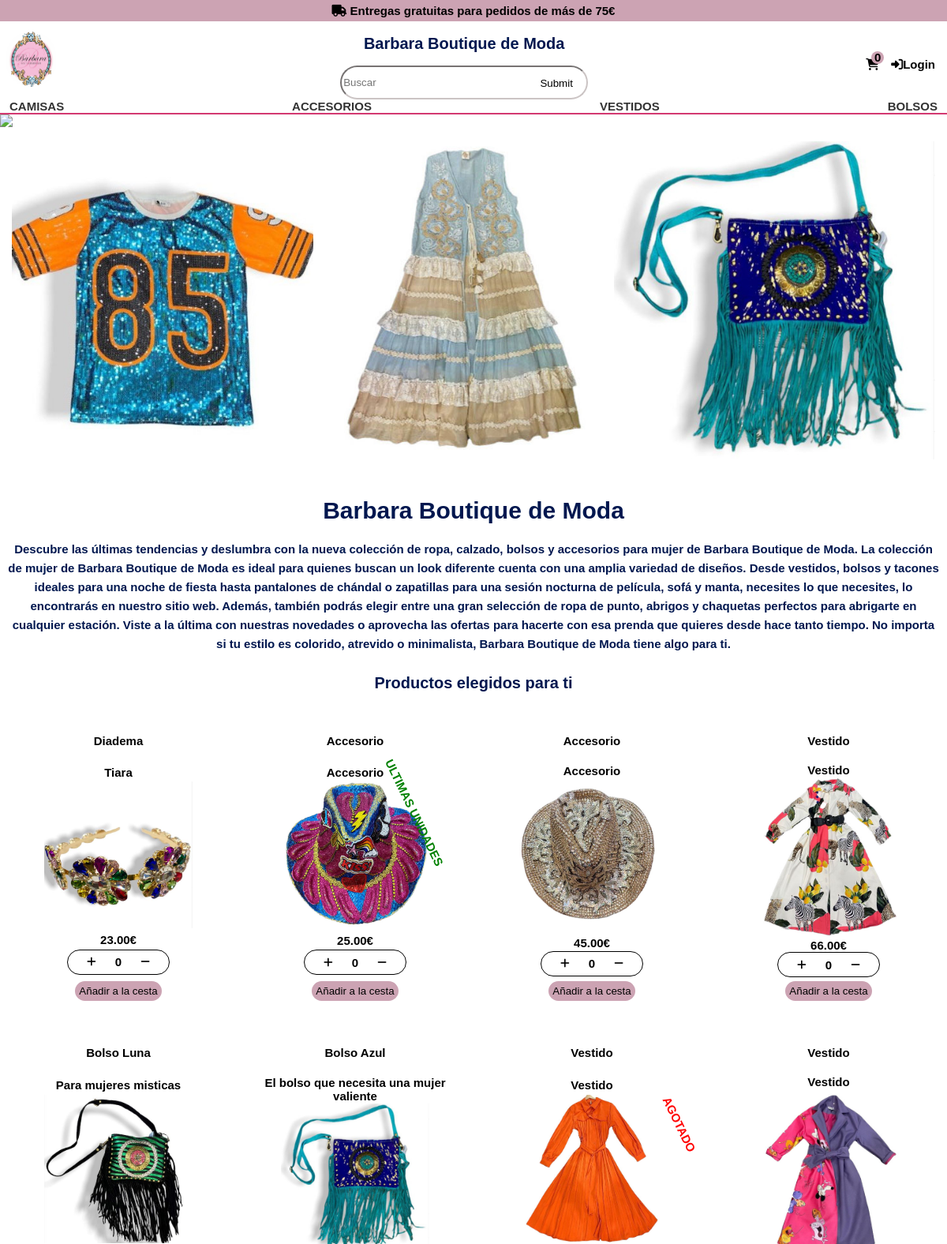
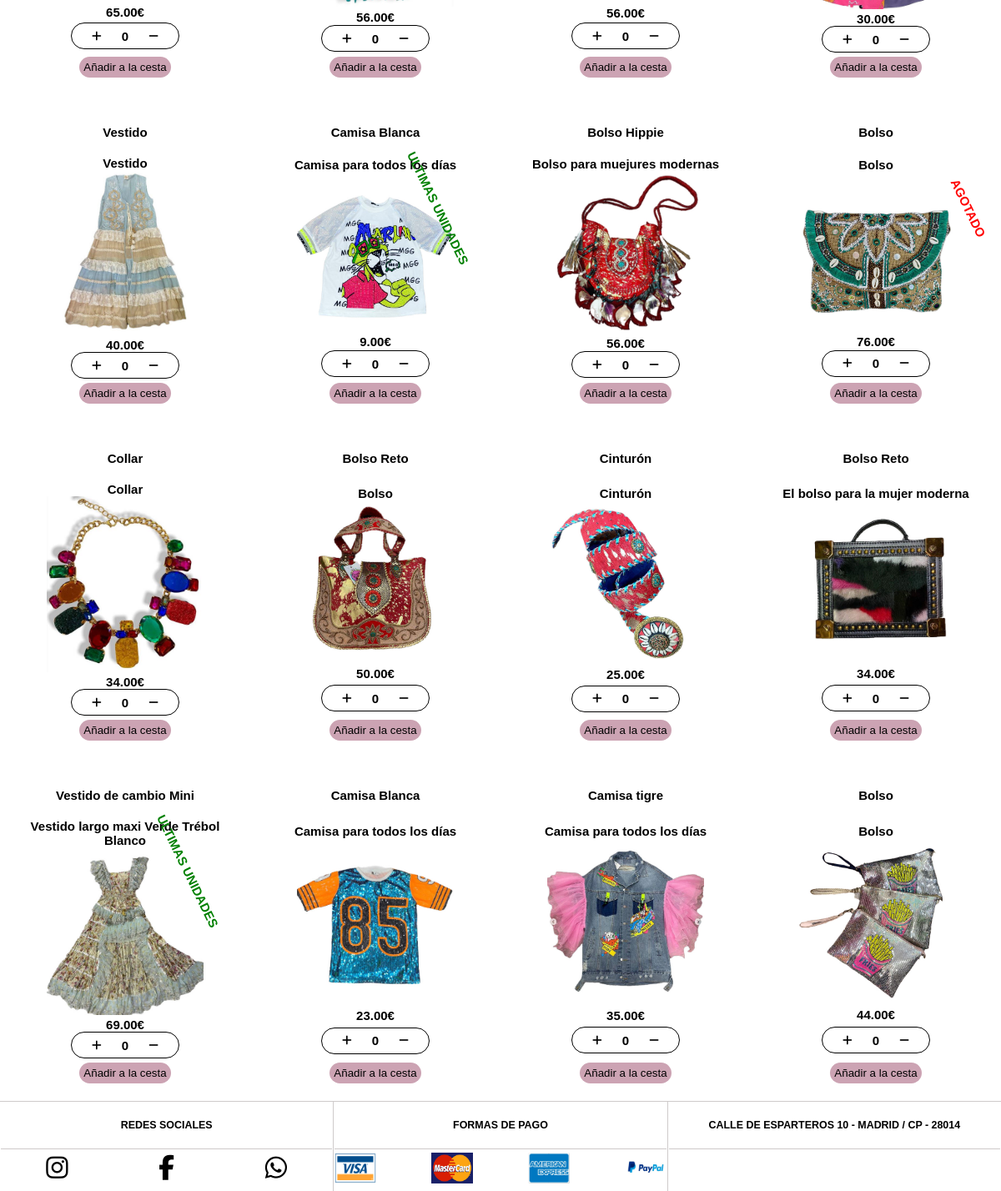
The page / on the database its author committed (2 pictures, top to bottom).
### tables this page shows
CREATE TABLE `producto` (
  `id_producto` int NOT NULL AUTO_INCREMENT,
  `nombre` varchar(30) DEFAULT NULL,
  `titulo` varchar(100) DEFAULT NULL,
  `precio` decimal(5,2) DEFAULT NULL,
  `descripcion` varchar(700) DEFAULT NULL,
  `imagen_producto` varchar(150) DEFAULT NULL,
  `categorias_id` int DEFAULT NULL,
  `cantidad` int DEFAULT NULL,
  PRIMARY KEY (`id_producto`)
);

### php/config/conexion.php (called while the page is built)
<?php
    function conectarse_parampdo($bd){
    $servername = "localhost";
    $username = "root";
    $password = "root";
    try {
        $conect = new PDO("mysql:host=$servername;dbname=$bd", $username, $password);
      $conect->setAttribute(PDO::ATTR_ERRMODE, PDO::ERRMODE_EXCEPTION);
    } catch(PDOException $e) {
        $conect->rollback();
        echo "la conexion ha fallado". $e->getMessage();
        exit;
  }
     return $conect;
  }
?>

### php/controlador/productosRandom.php (called while the page is built)
<?php
require_once(__DIR__."/../modelo/modeloMetodoProductos.php");
    $productos = new modeloProductos();
    $productosRandom = $productos->buscarProductosRandom();
?>

### php/modelo/modeloMetodoProductos.php (called while the page is built, shortened)
<?php
require_once ($_SERVER['DOCUMENT_ROOT']."/dashboard/TiendaOnlineTFG/php/config/conexion.php");
class modeloProductos {
    public function __construct() {
        $this->productoDevuelto = array();
        $this->dbh = conectarse_parampdo("formulariotienda");
    }
    public function buscarProductosRandom(){
        $stmt=$this->dbh-> prepare('SELECT * FROM producto order by RAND() LIMIT 20');
        $stmt->execute();
        $row= $stmt->fetchAll(PDO::FETCH_OBJ);
        if (!empty($row)){
            foreach ($row as $res)
        {
            $this->productoDevuelto[]=$res;
        }
            return $this->productoDevuelto;
            $this->dbh=null;
        }
    }
}
?>

### index.php (the view, shortened to what this page needs)
<!DOCTYPE html>
<html lang="en">
  <head>
    <link rel="stylesheet" href="css/estilos.css" />
  </head>
  <body>
  <div class="container">
  <?php include ($_SERVER['DOCUMENT_ROOT']."/dashboard/TiendaOnlineTFG/php/controlador/header.php"); ?>
    <section>
        <div>
          <div class="portada">
            <img src="" id="imagen">
          </div>
          <div class="seccion">
            <div class="producto_1">
              <a href="/dashboard/TiendaOnlineTFG/php/controlador/camisas.php"><img src="img/4416camisa04.jpg" /></a>
            </div>
            <div class="producto_2">
              <a href="/dashboard/TiendaOnlineTFG/php/controlador/vestidos.php"><img src="img/vestido07.jpg" /></a>
            </div>
            <div class="producto_3">
              <a href="/dashboard/TiendaOnlineTFG/php/controlador/bolsos.php"><img src="img/bolso04.jpg" /></a>
            </div>
        </div>
        <div class="informacionBarbara" >
        <h1>Barbara Boutique de Moda</h1>
        <p>Descubre las últimas tendencias y deslumbra con la nueva colección de ropa, calzado,
          bolsos y accesorios para mujer de Barbara Boutique de Moda. La colección de mujer de
          Barbara Boutique de Moda es ideal para quienes buscan un look diferente cuenta con una
          amplia variedad de diseños. Desde vestidos, bolsos y tacones ideales para una noche de
          fiesta hasta pantalones de chándal o zapatillas para una sesión nocturna de película,
          sofá y manta, necesites lo que necesites, lo encontrarás en nuestro sitio web. Además,
          también podrás elegir entre una gran selección de ropa de punto, abrigos y chaquetas
          perfectos para abrigarte en cualquier estación. Viste a la última con nuestras novedades
          o aprovecha las ofertas para hacerte con esa prenda que quieres desde hace tanto tiempo.
          No importa si tu estilo es colorido, atrevido o minimalista, Barbara Boutique de Moda tiene algo para ti.</p>
        </div>
      </section>
        <h2>Productos elegidos para ti</h2>
      <section class="productosRandom" >
          <?php include ($_SERVER['DOCUMENT_ROOT']."/dashboard/TiendaOnlineTFG/php/controlador/productosRandom.php");
            foreach($productosRandom as $dato) {
              $ExisteProductoEnCesta = isset($_SESSION['cesta'][$dato->id_producto]);
          ?>
          <div>
            <h4><?php echo $dato->nombre; ?></h4>
            <p><?php echo $dato->titulo; ?></p>
            <div>
              <a href="php/controlador/accesoriosDetalles.php?producto=<?php echo $dato->id_producto; ?>"><img src="img/<?php echo $dato->imagen_producto; ?>"/></a>
            </div>
            <p><?php echo $dato->precio; ?>€</p>
            <div class="contenedorbotones">
              <div class="botones">
                <button class="incr" id="incr2" onclick="incrementar(<?php echo $dato->id_producto; ?>, <?php echo ($ExisteProductoEnCesta ? $dato->cantidad - $_SESSION['cesta'][$dato->id_producto] : $dato->cantidad);?>)">
                  <i class="fa-solid fa-plus"></i>
                </button>
                  <p class="contar" id="contar<?php echo $dato->id_producto; ?>">0</p>
                <button class="decr" id="decr2" onclick="decrementar(<?php echo $dato->id_producto; ?>)">
                  <i class="fa-solid fa-minus"></i>
                </button>
              </div>
                <?php
                  if($dato->cantidad == 0) {
                ?>
                  <p class="agotado">AGOTADO</p>
                <?php
                }
                ?>
                <?php
                  if($dato->cantidad > 0  &&  $dato->cantidad  < 5) {
                ?>
                  <p class="utlimasUnidades">ULTIMAS UNIDADES</p>
                <?php
                }
                ?>
            </div>
            <form method="POST" action="">
              <input type="submit" value="Añadir a la cesta">
            </form>
          </div>
            <?php
              }
            ?>
      </section>
      <?php include ($_SERVER['DOCUMENT_ROOT']."/dashboard/TiendaOnlineTFG/php/vista/footer.php"); ?>
  </div>
  </body>
</html>

### css/estilos.css (style rules this page uses)
body { font-size: 15px; background-color: #ffffff; margin: 0; font-family: Futura, Calibri, sans-serif; font-weight: 700; }
a { text-decoration: none; }
p { margin: 0; }
.informacionBarbara { display: flex; flex-direction: column; text-align: center; padding: 10px; color: #00174f; font-family: Futura,Calibri,sans-serif; font-size: 15px; line-height: 24px; }
.container { width: 100%; }
.agotado { position: absolute; top: 126px; right: 0px; transform: rotate(64deg); color: red; }
.utlimasUnidades { position: absolute; top: 126px; right: 0px; transform: rotate(64deg); color: green; }
.portada img { width: 100%; }
form { position: relative; }
h2 { text-align: center; font-size: 20px; color: #00174f; font-family: Futura, Calibri, sans-serif; }
h1 { text-align: center; font-size: 30px; color: #00174f; font-family: Futura, Calibri, sans-serif; font-weight: bold; }
input[type="submit"] { padding: 5px; margin: 5px; background-color: #CCA3B3; border: 0; border-radius: 20px; cursor: pointer; }
.seccion { display: flex; padding: 15px; justify-content: space-between; }
.seccion img { width: 100%; }
.productosRandom { display: flex; text-align: center; justify-content: space-around; flex-wrap: wrap; }
.productosRandom > div { display: flex; align-items: center; justify-content: space-between; flex-direction: column; padding: 15px; margin: 1px; width: calc(25% - 32px); position: relative; }
.productosRandom img { width: 70%; }
form { display: flex; justify-content: center; flex-direction: column; align-items: center; }
.contenedorbotones { display: flex; border: 1px solid; border-radius: 50px; width: fit-content; height: 30px; }
.botones { display: flex; flex-direction: row; justify-content: space-between; align-items: center; }
.botones button { margin: 5px; width: 50px; height: 25px; cursor: pointer; background-color: white; border: none; border-radius: 5px; }
button { background-color: #CCA3B3; width: 100px; margin: 20px auto; margin-top: 35px; border: 0; border-radius: 3px; }

### rows shown on the page
producto: nombre "Diadema", titulo "Tiara", imagen_producto (picture), precio "23.00"
producto: nombre "Accesorio", titulo "Accesorio", imagen_producto (picture), precio "25.00", cantidad "ULTIMAS UNIDADES"
producto: nombre "Accesorio", titulo "Accesorio", imagen_producto (picture), precio "45.00"
producto: nombre "Vestido", titulo "Vestido", imagen_producto (picture), precio "66.00"
producto: nombre "Bolso Luna", titulo "Para mujeres misticas", imagen_producto (picture), precio "65.00"
producto: nombre "Bolso Azul", titulo "El bolso que necesita una mujer valiente", imagen_producto (picture), precio "56.00"
producto: nombre "Vestido", titulo "Vestido", imagen_producto (picture), precio "56.00", cantidad "AGOTADO"
producto: nombre "Vestido", titulo "Vestido", imagen_producto (picture), precio "30.00"
producto: nombre "Vestido", titulo "Vestido", imagen_producto (picture), precio "40.00"
producto: nombre "Camisa Blanca", titulo "Camisa para todos los días", imagen_producto (picture), precio "9.00", cantidad "ULTIMAS UNIDADES"
producto: nombre "Bolso Hippie", titulo "Bolso para muejures modernas", imagen_producto (picture), precio "56.00"
producto: nombre "Bolso", titulo "Bolso", imagen_producto (picture), precio "76.00", cantidad "AGOTADO"
producto: nombre "Collar", titulo "Collar", imagen_producto (picture), precio "34.00"
producto: nombre "Bolso Reto", titulo "Bolso", imagen_producto (picture), precio "50.00"
producto: nombre "Cinturón", titulo "Cinturón", imagen_producto (picture), precio "25.00"
producto: nombre "Bolso Reto", titulo "El bolso para la mujer moderna", imagen_producto (picture), precio "34.00"
producto: nombre "Vestido de cambio Mini", titulo "Vestido largo maxi Verde Trébol Blanco", imagen_producto (picture), precio "69.00", cantidad "ULTIMAS UNIDADES"
producto: nombre "Camisa Blanca", titulo "Camisa para todos los días", imagen_producto (picture), precio "23.00"
producto: nombre "Camisa tigre", titulo "Camisa para todos los días", imagen_producto (picture), precio "35.00"
producto: nombre "Bolso", titulo "Bolso", imagen_producto (picture), precio "44.00"

### other values the page prints
$cantidadCestaTotal "0"
